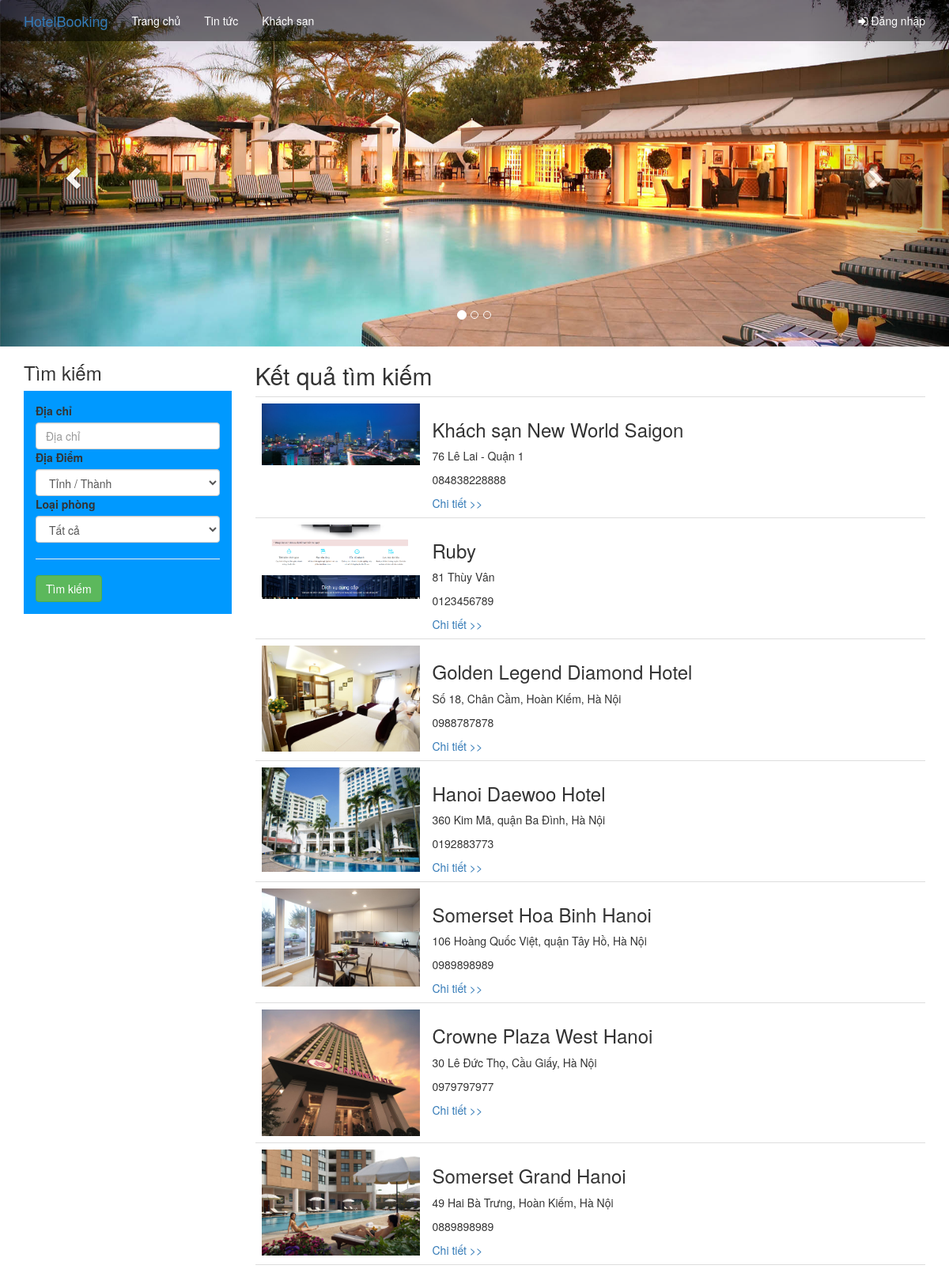
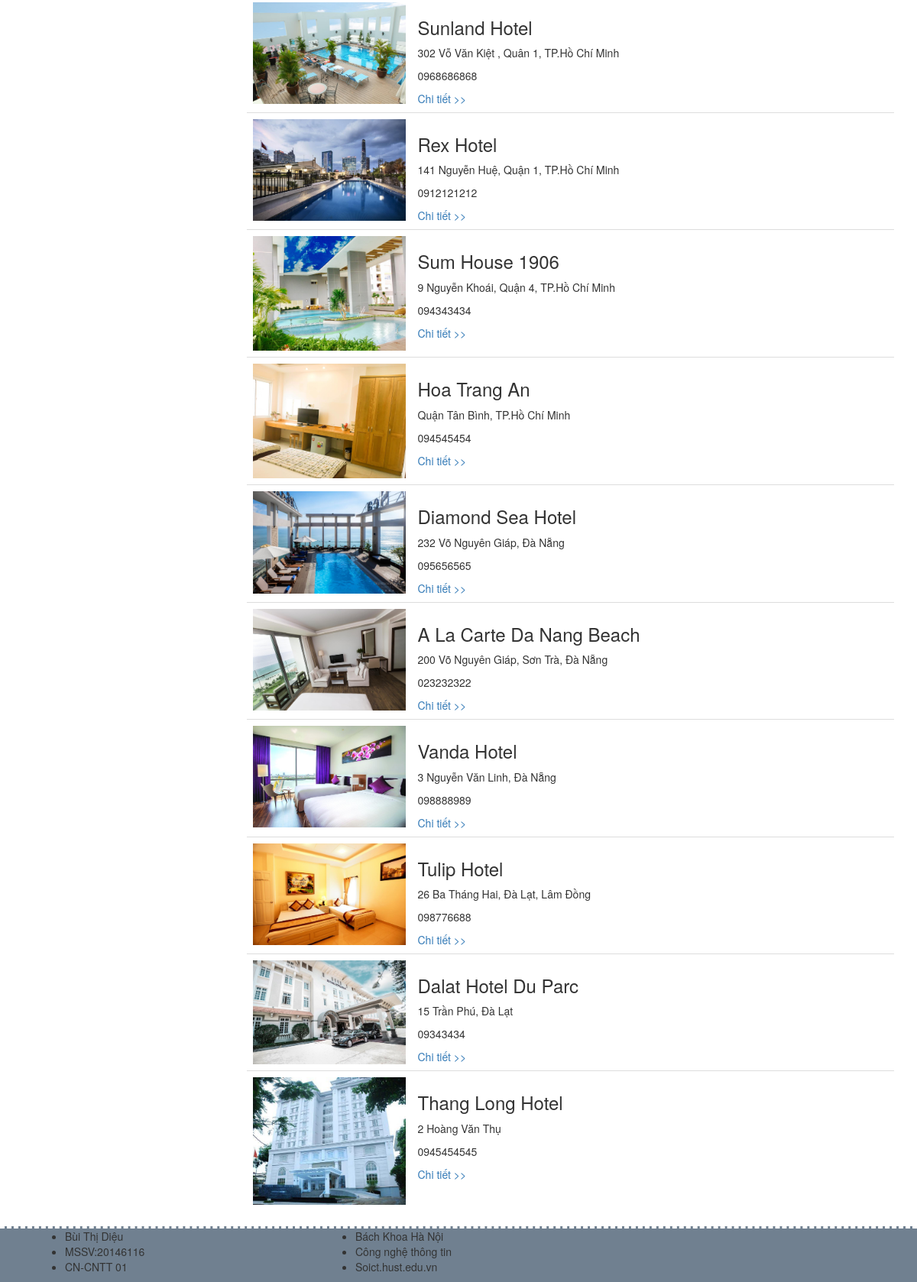
The app's page /khachsan.php with its own data (2 pictures, top to bottom).
### tables this page shows
CREATE TABLE `khachsan` (
  `id` int(11) NOT NULL,
  `ten` varchar(255) NOT NULL,
  `diachi` text NOT NULL,
  `diadiem` int(11) NOT NULL,
  `sdt` varchar(50) NOT NULL,
  `hinhanh` varchar(255) NOT NULL,
  `gioithieu` text NOT NULL
);

### database.php (called while the page is built, shortened)
<?php
include 'config.php';
function getData($rs) {
    $count = 0;
    while ($row = mysqli_fetch_assoc($rs)) {
        $arr[] = $row;
        $count++;
    }
    if ($count > 0) {
        return $arr;
    }
    return null;
}
function diadiem(){
    global $conn;
    $query = "SELECT * FROM diadiem";
    $rs = mysqli_query($conn, $query);
    return getData($rs);
}
function loaiphong(){
    global $conn;
    $query = "SELECT DISTINCT loaiphong FROM phong";
    $rs = mysqli_query($conn, $query);
    return getData($rs);
}
function timks($diachi, $diadiem, $loaiphong){
    global $conn;
    $query = "SELECT DISTINCT khachsan.id, khachsan.ten, khachsan.diachi, khachsan.diadiem, khachsan.sdt, khachsan.hinhanh "
            . "FROM khachsan, phong "
            . "WHERE khachsan.diachi LIKE '%$diachi%' AND khachsan.id = phong.id_khachsan";
    $rs = mysqli_query($conn, $query);
    return getData($rs);
}

### khachsan.php (the view, shortened to what this page needs)
<!DOCTYPE html>
<html lang="en">
    <head>
        <link rel="stylesheet" href="https://maxcdn.bootstrapcdn.com/bootstrap/3.3.7/css/bootstrap.min.css">
        <link rel="stylesheet" href="https://cdnjs.cloudflare.com/ajax/libs/font-awesome/4.7.0/css/font-awesome.min.css">
        <link href="css/style.css" rel="stylesheet" type="text/css"/>
        <?php include './database.php'; ?>
        <?php
        $diadiem = diadiem();
        $loaiphong = loaiphong()
        ?>
        <?php
        $diachi_ks = null;
        $diadiem_ks = 0;
        $loaiphong_ks = null;
        $dsKhachsan = timks($diachi_ks, $diadiem_ks, $loaiphong_ks);
        ?>
    </head>
    <body>
        <div id="myCarousel" class="carousel slide" data-ride="carousel">
            <nav class="navbar top-menu">
                <div class="container">
                    <div class="navbar-header">
                        <a class="navbar-brand" href="/hotel">HotelBooking</a>
                    </div>
                    <ul class="nav navbar-nav">
                        <li class="active"><a href="/hotel">Trang chủ</a></li>
                        <li><a href="#">Tin tức</a></li>
                        <li><a href="/hotel/khachsan.php">Khách sạn</a></li>
                    </ul>
                    <ul class="nav navbar-nav navbar-right">
                        <?php if (isset($_SESSION['admin'])): ?>
                            <li><a href="/hotel/admin"><i class="fa fa-dashboard" aria-hidden="true"></i> Admin</a></li>
                            <li><a href="/hotel/dangxuat.php"><i class="fa fa-sign-out" aria-hidden="true"></i> Đăng xuất</a></li>
                        <?php else: ?>
                            <li><a href="/hotel/dangnhap.php"><i class="fa fa-sign-in" aria-hidden="true"></i> Đăng nhập</a></li>
                        <?php endif; ?>
                    </ul>
                </div>
            </nav>
            <ol class="carousel-indicators">
                <li data-target="#myCarousel" data-slide-to="0" class="active"></li>
                <li data-target="#myCarousel" data-slide-to="1"></li>
                <li data-target="#myCarousel" data-slide-to="2"></li>
            </ol>
            <div class="carousel-inner">
                <div class="item active">
                    <img src="images/banner1.jpg">
                </div>
            </div>
            <a class="left carousel-control" href="#myCarousel" data-slide="prev">
                <span class="glyphicon glyphicon-chevron-left"></span>
            </a>
            <a class="right carousel-control" href="#myCarousel" data-slide="next">
                <span class="glyphicon glyphicon-chevron-right"></span>
            </a>
        </div>
        <div class="result">
            <div class="container">
                <div class="row">
                    <div class="col-md-3">
                        <h3>Tìm kiếm</h3>
                        <form method="POST">
                            <label>Địa chỉ</label>
                            <input class="form-control" type="text" name="diachi" placeholder="Địa chỉ">
                            <label>Địa Điểm</label>
                            <select name="diadiem" class="form-control">
                                <option value="0">Tỉnh / Thành</option>
                            </select>
                            <label>Loại phòng</label>
                            <select name="loaiphong" class="form-control">
                                <option value="">Tất cả</option>
                            </select>
                            <hr>
                            <button type="submit" class="btn btn-success">Tìm kiếm</button>
                        </form>
                    </div>
                    <div class="col-md-9">
                        <h2>Kết quả tìm kiếm</h2>
                        <div class="overview">
                            <?php if ($dsKhachsan != null): ?>
                                <table class="table">
                                    <tbody>
                                        <?php foreach ($dsKhachsan as $khachsan): ?>
                                            <tr>
                                                <td class="tb-img"><img src="<?= $khachsan['hinhanh'] ?>" width="200px"></td>
                                                <td class="tb-detail">
                                                    <h3><?= $khachsan['ten'] ?></h3>
                                                    <p><?= $khachsan['diachi'] ?></p>
                                                    <p><?= $khachsan['sdt'] ?></p>
                                                    <a href="/hotel/chitiet.php?id=<?= $khachsan['id'] ?>">Chi tiết >></a>
                                                </td>
                                            </tr>
                                        <?php endforeach; ?>
                                    </tbody>
                                </table>
                            <?php else: ?>
                                <div class="alert alert-danger">Không tìm thấy khách sạn theo yêu cầu của bạn!</div>
                            <?php endif; ?>
                        </div>
                    </div>
                </div>
            </div>
        </div>
        <footer>
            <div class="container">
                <div class="col-md-4">
                    <ul>
                        <li>Bùi Thị Diệu</li>
                        <li>MSSV:20146116</li>
                        <li>CN-CNTT 01</li>
                    </ul>
                </div>
                <div class="col-md-4">
                    <ul>
                        <li>Bách Khoa Hà Nội</li>
                        <li>Công nghệ thông tin</li>
                        <li>Soict.hust.edu.vn</li>
                    </ul>
                </div>
            </div>
        </footer>
    </body>
</html>

### css/style.css (style rules this page uses)
.top-menu { position: absolute; z-index: 1; width: 100%; background: rgba(0, 0, 0, 0.5); }
.top-menu ul li a { color: #fff; }
footer { background: slategray; border-top: 3px #fff dashed; }
.result .table .tb-img { width: 200px; }
.result form { padding: 15px; background: #0099FF; margin-bottom: 30px; }

### records on screen
khachsan: hinhanh (picture), ten "Khách sạn New World Saigon", diachi "76 Lê Lai - Quận 1", sdt "084838228888"
khachsan: hinhanh (picture), ten "Ruby", diachi "81 Thùy Vân", sdt "0123456789"
khachsan: hinhanh (picture), ten "Golden Legend Diamond Hotel", diachi "Số 18, Chân Cầm, Hoàn Kiếm, Hà Nội", sdt "0988787878"
khachsan: hinhanh (picture), ten "Hanoi Daewoo Hotel", diachi "360 Kim Mã, quận Ba Đình, Hà Nội", sdt "0192883773"
khachsan: hinhanh (picture), ten "Somerset Hoa Binh Hanoi", diachi "106 Hoàng Quốc Việt, quận Tây Hồ, Hà Nội", sdt "0989898989"
khachsan: hinhanh (picture), ten "Crowne Plaza West Hanoi", diachi "30 Lê Đức Thọ, Cầu Giấy, Hà Nội", sdt "0979797977"
khachsan: hinhanh (picture), ten "Somerset Grand Hanoi", diachi "49 Hai Bà Trưng, Hoàn Kiếm, Hà Nội", sdt "0889898989"
khachsan: hinhanh (picture), ten "Sunland Hotel", diachi "302 Vỗ Văn Kiệt , Quân 1, TP.Hồ Chí Minh", sdt "0968686868"
khachsan: hinhanh (picture), ten "Rex Hotel", diachi "141 Nguyễn Huệ, Quận 1, TP.Hồ Chí Minh", sdt "0912121212"
khachsan: hinhanh (picture), ten "Sum House 1906", diachi "9 Nguyễn Khoái, Quận 4, TP.Hồ Chí Minh", sdt "094343434"
khachsan: hinhanh (picture), ten "Hoa Trang An", diachi "Quận Tân Bình, TP.Hồ Chí Minh", sdt "094545454"
khachsan: hinhanh (picture), ten "Diamond Sea Hotel", diachi "232 Võ Nguyên Giáp, Đà Nẵng", sdt "095656565"
khachsan: hinhanh (picture), ten "A La Carte Da Nang Beach", diachi "200 Võ Nguyên Giáp, Sơn Trà, Đà Nẵng", sdt "023232322"
khachsan: hinhanh (picture), ten "Vanda Hotel", diachi "3 Nguyễn Văn Linh, Đà Nẵng", sdt "098888989"
khachsan: hinhanh (picture), ten "Tulip Hotel", diachi "26 Ba Tháng Hai, Đà Lạt, Lâm Đồng", sdt "098776688"
khachsan: hinhanh (picture), ten "Dalat Hotel Du Parc", diachi "15 Trần Phú, Đà Lạt", sdt "09343434"
khachsan: hinhanh (picture), ten "Thang Long Hotel", diachi "2 Hoàng Văn Thụ", sdt "0945454545"
